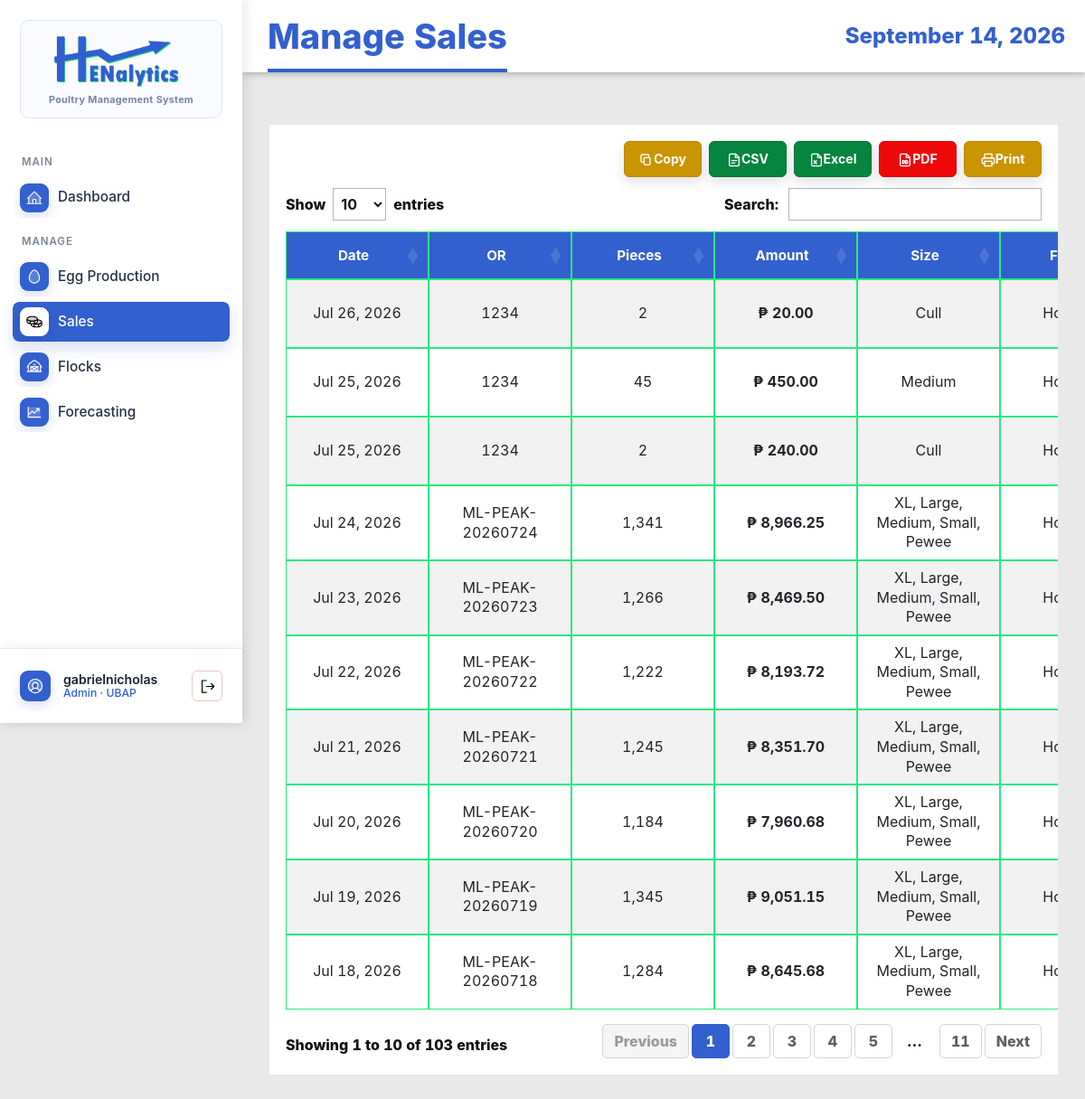
The app's page /sales/ (signed in) with its own data.
### EggProduction/models.py (models this page shows, shortened)
class SalesTransaction(models.Model):
    flock = models.ForeignKey(Flock, on_delete=models.CASCADE, related_name='sales_transactions')
    sale_date = models.DateField()
    or_number = models.CharField('OR number', max_length=50, blank=True, null=True)
    recorded_by = models.ForeignKey(User, on_delete=models.SET_NULL, null=True, related_name='sales_transactions')
    notes = models.TextField(blank=True, null=True)
    created_at = models.DateTimeField(auto_now_add=True)
    updated_at = models.DateTimeField(auto_now=True)
    @property
    def total_amount(self):
        return sum(item.amount for item in self.items.all())
    @property
    def total_pieces(self):
        return sum(item.quantity_pieces for item in self.items.all())
    class Meta:
        ordering = ['-sale_date']

class SalesItem(models.Model):
    transaction = models.ForeignKey(SalesTransaction, on_delete=models.CASCADE, related_name='items')
    grade = models.CharField('sales category', max_length=20, choices=EGG_SIZE_CHOICES)
    quantity_pieces = models.IntegerField(validators=[MinValueValidator(0)])
    amount = models.DecimalField(max_digits=15, decimal_places=2)
    unit_price = models.DecimalField(max_digits=10, decimal_places=2, default=0, editable=False)
    class Meta:
        verbose_name_plural = "Sales Items"

### EggProduction/views.py (the view)
# urls.py: path('sales/', views.SalesTransactionListView.as_view(), name='sales-transaction-list'),
class SalesTransactionListView(StaffAccessMixin, ListView):
    model = SalesTransaction
    template_name = 'egg_production/sales_transaction_list.html'
    context_object_name = 'sales_transactions'
    ordering = ['-sale_date']
    def get_queryset(self):
        qs = super().get_queryset().select_related('flock', 'recorded_by')
        flock_id = self.request.GET.get('flock_id')
        if flock_id:
            qs = qs.filter(flock_id=flock_id)
        return qs

### EggProduction/views.py (called while the page is built)
    def test_func(self):
        user = self.request.user
        try:
            profile = UserProfile.objects.get(user=user)
            return profile.role in ['staff', 'admin']
        except UserProfile.DoesNotExist:
            return user.is_staff or user.is_superuser

### EggProduction/templates/egg_production/sales_transaction_list.html (shortened to what this page needs)
{% extends 'base.html' %}
{% load humanize %}
{% block page_title %}Manage Sales{% endblock %}
{% block content %}
<div class="table-responsive">
    <table class="table table-striped table-hover prototype-table js-data-table"
        data-export-title="Manage Sales"
        data-export-enabled="{% if user.is_superuser or user.userprofile.role == 'admin' %}true{% else %}false{% endif %}">
        <thead class="table-dark">
            <tr>
                <th>Date</th>
                <th>OR</th>
                <th>Pieces</th>
                <th>Amount</th>
                <th>Size</th>
                <th>Flock</th>
            </tr>
        </thead>
        <tbody>
            {% for transaction in sales_transactions %}
            <tr>
                <td>{{ transaction.sale_date|date:"M d, Y" }}</td>
                <td>{{ transaction.or_number|default:"N/A" }}</td>
                <td>{{ transaction.total_pieces|intcomma }}</td>
                <td><strong>₱ {{ transaction.total_amount|floatformat:2|intcomma }}</strong></td>
                <td>
                    {% for item in transaction.items.all %}
                    {{ item.get_grade_display }}{% if not forloop.last %}, {% endif %}
                    {% empty %}
                    N/A
                    {% endfor %}
                </td>
                <td>House {{ transaction.flock.house_no }}</td>
            </tr>
            {% endfor %}
        </tbody>
    </table>
</div>
{% endblock %}

### EggProduction/templates/base.html (shortened to what this page needs)
{% load static %}
<!DOCTYPE html>
<html lang="en">
<head>
    <link href="{% static 'vendor/bootstrap/css/bootstrap.min.css' %}" rel="stylesheet">
    <link rel="stylesheet" href="{% static 'vendor/datatables/css/jquery.dataTables.min.css' %}">
    <link rel="stylesheet" href="{% static 'vendor/datatables-buttons/css/buttons.dataTables.min.css' %}">
    <link rel="stylesheet" href="{% static 'EggProduction/css/style.css' %}">
</head>
<body class="{% if request.user.is_authenticated %}app-body{% else %}auth-body{% endif %}">
    {% if request.user.is_authenticated %}
    <div class="app-shell">
        <aside class="app-sidebar">
            <a href="{% url 'eggproduction:dashboard' %}" class="brand-lockup">
                <span class="brand-card">
                    <img src="{% static 'EggProduction/img/logo-blue-ver.png' %}" alt="Henalytics">
                    <span class="brand-subtitle">Poultry Management System</span>
                </span>
            </a>
            <nav class="side-nav" aria-label="Main navigation">
                <div class="nav-section-label">MAIN</div>
                <a href="{% url 'eggproduction:dashboard' %}"
                    class="side-link {% if request.resolver_match.url_name == 'dashboard' %}active{% endif %}">
                    <img class="side-icon side-img-icon" src="{% static 'EggProduction/img/house-line-duotone.svg' %}"
                        alt="" aria-hidden="true">
                    <span>Dashboard</span>
                </a>
                <div class="nav-section-label">MANAGE</div>
                <a href="{% url 'eggproduction:production-log-list' %}"
                    class="side-link {% if 'production-log' in request.resolver_match.url_name or 'grading-log' in request.resolver_match.url_name %}active{% endif %}">
                    <img class="side-icon side-img-icon" src="{% static 'EggProduction/img/egg-duotone.svg' %}" alt=""
                        aria-hidden="true">
                    <span>Egg Production</span>
                </a>
                <a href="{% url 'eggproduction:sales-transaction-list' %}"
                    class="side-link {% if 'sales-transaction' in request.resolver_match.url_name or 'sales-item' in request.resolver_match.url_name %}active{% endif %}">
                    <img class="side-icon side-img-icon" src="{% static 'EggProduction/img/coins-duotone.svg' %}" alt=""
                        aria-hidden="true">
                    <span>Sales</span>
                </a>
                <a href="{% url 'eggproduction:flock-list' %}"
                    class="side-link {% if 'flock' in request.resolver_match.url_name %}active{% endif %}">
                    <img class="side-icon side-img-icon" src="{% static 'EggProduction/img/barn-duotone.svg' %}" alt=""
                        aria-hidden="true">
                    <span>Flocks</span>
                </a>
                {% if request.user.userprofile.role == 'admin' or request.user.username == 'gabrielnicholas' %}
                <a href="{% url 'eggproduction:harvest-forecast-list' %}"
                    class="side-link {% if request.resolver_match.url_name == 'experimental-forecasting' or 'forecast' in request.resolver_match.url_name or 'model-version' in request.resolver_match.url_name %}active{% endif %}">
                    <img class="side-icon side-img-icon" src="{% static 'EggProduction/img/chart-line-up-duotone.svg' %}"
                        alt="" aria-hidden="true">
                    <span>Forecasting</span>
                </a>
                {% endif %}
            </nav>
            <div class="sidebar-account">
                <div class="account-summary">
                    <img class="account-avatar-img" src="{% static 'EggProduction/img/user-circle-duotone.svg' %}" alt=""
                        aria-hidden="true">
                    <span class="account-copy">
                        <span class="account-name">{{ request.user.get_full_name|default:request.user.username }}</span>
                        <span class="account-role">
                            {% if request.user.is_superuser %}
                            Admin
                            {% elif request.user.userprofile.display_role %}
                            {{ request.user.userprofile.display_role }}
                            {% else %}
                            Staff
                            {% endif %}
                            &middot; UBAP
                        </span>
                    </span>
                    <form method="post" action="{% url 'logout' %}" class="account-logout-form account-logout-inline" data-swal-logout
                        data-swal-title="Sign out?"
                        data-swal-text="You will be returned to the login page."
                        data-swal-confirm-text="Sign out"
                        data-swal-cancel-text="Stay signed in">
                        <button type="submit" class="account-logout-button" title="Logout" aria-label="Logout">
                            <img class="logout-icon-img" src="{% static 'EggProduction/img/sign-out.svg' %}" alt="" aria-hidden="true">
                        </button>
                    </form>
                </div>
            </div>
        </aside>
        <section class="app-panel">
            <header class="app-topbar">
                <h1>{% block page_title %}Dashboard{% endblock %}</h1>
                <time>{% now "F j, Y" %}</time>
            </header>
            <main class="app-content">
                {% else %}
                <main>
                    {% endif %}
                    {% block content %}{% endblock %}
                    {% if request.user.is_authenticated %}
                </main>
        </section>
    </div>
    {% else %}
    </main>
    {% endif %}
</body>
</html>

### records on screen
SalesItem: grade "Cull"
SalesItem: grade "Medium"
SalesItem: grade "Cull"
SalesItem: grade "XL"
SalesItem: grade "Large"
SalesItem: grade "Medium"
SalesItem: grade "Small"
SalesItem: grade "Pewee"
SalesItem: grade "XL"
SalesItem: grade "Large"
SalesItem: grade "Medium"
SalesItem: grade "Small"
SalesItem: grade "Pewee"
SalesItem: grade "XL"
SalesItem: grade "Large"
SalesItem: grade "Medium"
SalesItem: grade "Small"
SalesItem: grade "Pewee"
SalesItem: grade "XL"
SalesItem: grade "Large"
SalesItem: grade "Medium"
SalesItem: grade "Small"
SalesItem: grade "Pewee"
SalesItem: grade "XL"
SalesItem: grade "Large"
SalesItem: grade "Medium"
SalesItem: grade "Small"
SalesItem: grade "Pewee"
SalesItem: grade "XL"
SalesItem: grade "Large"
SalesItem: grade "Medium"
SalesItem: grade "Small"
SalesItem: grade "Pewee"
SalesItem: grade "XL"
SalesItem: grade "Large"
SalesItem: grade "Medium"
SalesItem: grade "Small"
SalesItem: grade "Pewee"

### other values on screen
{{ request.user.get_full_name|default:request.user.username }} "gabrielnicholas"
